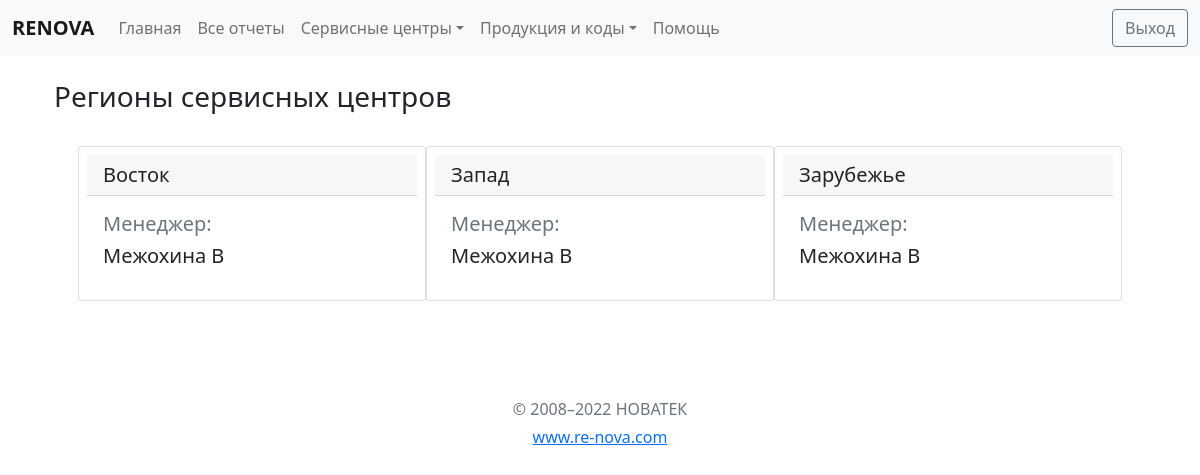
Screenshot of /centres/regions/ (signed in) with the database file from the repository.
### servicecentres/models.py (models this page shows, shortened)
class ServiceRegions(ChangeloggableMixin, models.Model):
    title = models.CharField(max_length=50, db_index=True, verbose_name='Наименование')
    staff_user = models.ForeignKey(User, blank=True,  null=True, on_delete=models.SET_NULL, verbose_name='Менеджер', limit_choices_to={'is_staff': True})
    class Meta():
        verbose_name = 'Регион'
        verbose_name_plural = 'Регионы'
        ordering = ['title']

### servicecentres/views.py (the view)
# urls.py: path('regions/', ServiceCentersRegionList.as_view(), name='centres_region_list_page'),
class ServiceCentersRegionList(LoginRequiredMixin, StaffUserMixin, ListView):
    model = ServiceRegions
    template_name = 'servicecentres/centres_regions_list.html'
    context_object_name = 'regions'
    extra_context = {'title': 'Регионы сервисных центров'}
    paginate_by = 10
    allow_empty = True

### main/models.py (called while the page is built)
def get_name(self):
    result = None
    if self:
        if self.last_name or self.first_name:
            if self.last_name:
                if self.first_name:
                    result = self.last_name+' '+self.first_name[0]
                else:
                    result = self.last_name
            else:
                result = self.first_name
        else:
            result = self.username
        return result
    return result

### main/my_validators.py (called while the page is built)
    def test_func(self):
        return self.request.user.is_active and self.request.user.is_staff

### main/templatetags/my_tags.py (called while the page is built)
@register.filter(name='has_group')
def has_group(user, group_name):
    return user.groups.filter(name=group_name).exists()

@register.inclusion_tag('main/tag_show_base_price_links.html')
def show_base_price_links():
    from ..business_logic import BASE_PRICE_TYPE
    base_price_type = BASE_PRICE_TYPE
    return {'base_price_type': base_price_type, }

### servicecentres/templates/servicecentres/centres_regions_list.html (shortened to what this page needs)
{% extends 'base.html' %}
{% load my_tags %}
{% block content %}
{% include 'inc/staff_navbar.html' %}
<div class="container">
    <main>
        <div class="container py-4"><h3>{{ title }}</h3></div>
        <div class="row px-5 justify-content-center">
            {% if regions %}
                {% for region in regions %}
                <div class="card col-lg-4 p-2">
                <h5 class="card-header">{{ region.title }}</h5>
                <div class="card-body">
                    <div class="row">
                        <div class="col-xxl-5 text-muted">
                            <h5 class="card-title">Менеджер:</h5>
                        </div>
                        <div class="col-xxl-7">
                            <h5 class="card-title">{{ region.staff_user }}</h5>
                        </div>
                    </div>
                </div>
            </div>
                {% endfor %}
            {% else %}
                <h4 class="text-center text-muted">Ничего не найдено ...</h4>
            {% endif %}
        </div>
    </main>
</div>
{% include 'inc/footer.html' %}
{% endblock %}

### rows the page displays
ServiceRegions: title "Восток", staff_user "Межохина В"
ServiceRegions: title "Запад", staff_user "Межохина В"
ServiceRegions: title "Зарубежье", staff_user "Межохина В"

### other values shown
{{ title }} "Регионы сервисных центров"
